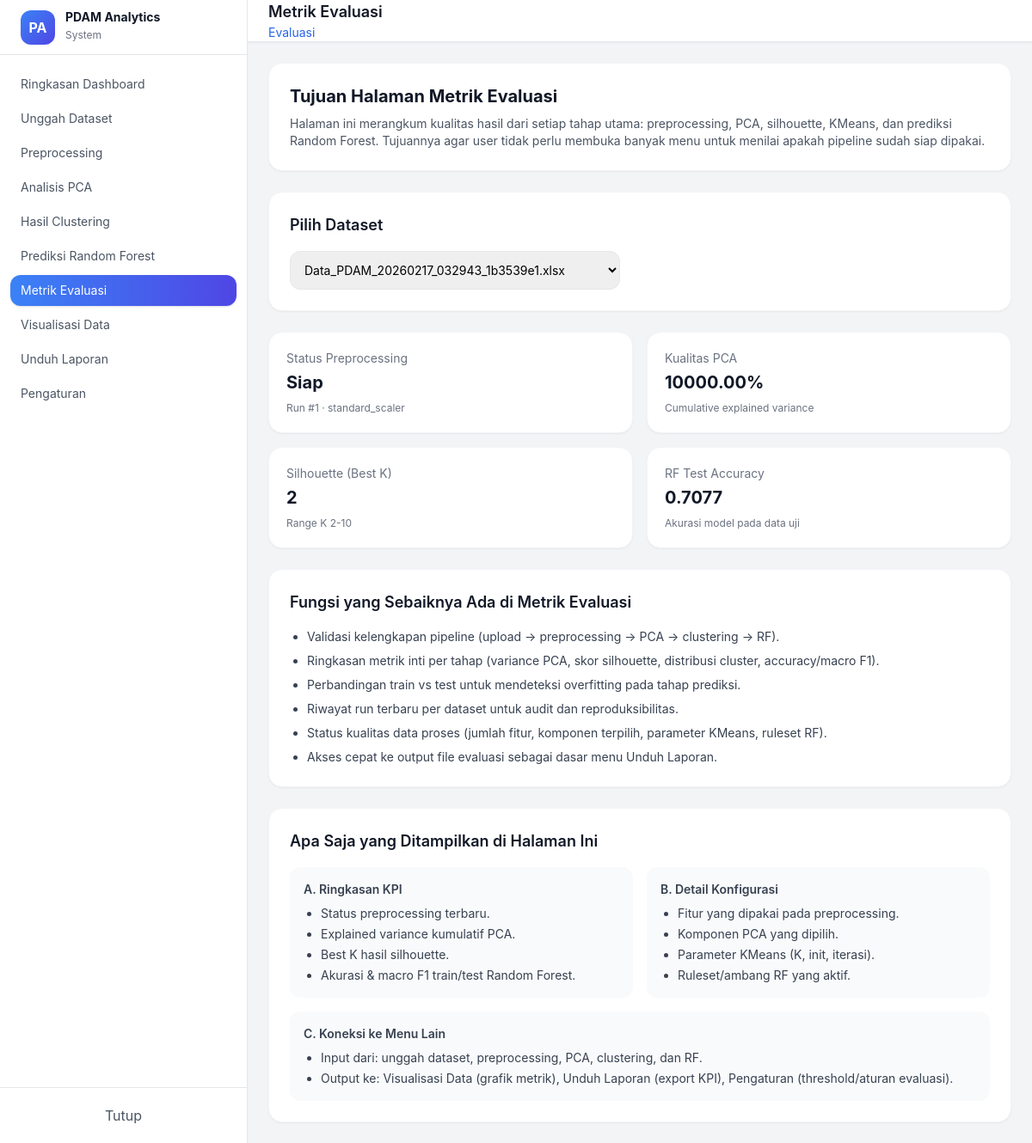
/evaluasi?dataset_id=1, run on the app's committed database.
### models/pipeline_models.py (models this page shows)
class PreprocessRun(db.Model):
    __tablename__ = "preprocess_runs"
    id = db.Column(db.Integer, primary_key=True)
    dataset_id = db.Column(db.Integer, db.ForeignKey("datasets.id"), nullable=False, index=True)
    method = db.Column(db.String(50), default="standard_scaler")
    feature_columns = db.Column(db.JSON, nullable=False)        # list kolom yg distandarisasi
    imputation_strategy = db.Column(db.String(50), nullable=True)
    scaler_params = db.Column(db.JSON, nullable=True)           # mean/scale (opsional)
    output_path = db.Column(db.String(500), nullable=True)      # path output excel
    created_at = db.Column(db.DateTime, default=datetime.utcnow)
    status = db.Column(db.String(20), default="success")        # success/failed
    error_message = db.Column(db.Text, nullable=True)
    pca_runs = db.relationship(
        "PCARun", backref="preprocess_run", lazy=True, cascade="all, delete-orphan"
    )

class PCARun(db.Model):
    __tablename__ = "pca_runs"
    id = db.Column(db.Integer, primary_key=True)
    preprocess_run_id = db.Column(db.Integer, db.ForeignKey("preprocess_runs.id"), nullable=False, index=True)
    method = db.Column(db.String(20), default="correlation")  # correlation/covariance
    n_components_total = db.Column(db.Integer, default=9)
    selected_components = db.Column(db.JSON, nullable=True)   # misal [1,2,3,4]
    eigenvalues = db.Column(db.JSON, nullable=True)
    explained_variance = db.Column(db.JSON, nullable=True)
    cumulative_variance = db.Column(db.JSON, nullable=True)
    output_path = db.Column(db.String(500), nullable=True)
    created_at = db.Column(db.DateTime, default=datetime.utcnow)
    status = db.Column(db.String(20), default="success")
    error_message = db.Column(db.Text, nullable=True)
    silhouette_runs = db.relationship(
        "SilhouetteRun", backref="pca_run", lazy=True, cascade="all, delete-orphan"
    )
    kmeans_runs = db.relationship(
        "KMeansRun", backref="pca_run", lazy=True, cascade="all, delete-orphan"
    )

class SilhouetteRun(db.Model):
    __tablename__ = "silhouette_runs"
    id = db.Column(db.Integer, primary_key=True)
    pca_run_id = db.Column(db.Integer, db.ForeignKey("pca_runs.id"), nullable=False, index=True)
    k_min = db.Column(db.Integer, default=2)
    k_max = db.Column(db.Integer, default=10)
    scores_by_k = db.Column(db.JSON, nullable=False)
    best_k = db.Column(db.Integer, nullable=True)
    created_at = db.Column(db.DateTime, default=datetime.utcnow)
    status = db.Column(db.String(20), default="success")
    error_message = db.Column(db.Text, nullable=True)

class RFEvaluation(db.Model):
    __tablename__ = "rf_evaluations"
    id = db.Column(db.Integer, primary_key=True)
    kmeans_run_id = db.Column(db.Integer, db.ForeignKey("kmeans_runs.id"), nullable=False, index=True)
    ruleset_id = db.Column(db.Integer, db.ForeignKey("rf_rulesets.id"), nullable=False, index=True)
    split_type = db.Column(db.String(10), nullable=False)   # train/test
    input_path = db.Column(db.String(500), nullable=False)
    classification_report = db.Column(db.JSON, nullable=False)
    accuracy = db.Column(db.Float, nullable=True)
    macro_f1 = db.Column(db.Float, nullable=True)
    output_path = db.Column(db.String(500), nullable=True)
    created_at = db.Column(db.DateTime, default=datetime.utcnow)
    status = db.Column(db.String(20), default="success")
    error_message = db.Column(db.Text, nullable=True)

### app.py (the view)
@app.route("/evaluasi")
def evaluasi():
    datasets = Dataset.query.order_by(Dataset.uploaded_at.desc()).all()
    selected_dataset_id = request.args.get("dataset_id", type=int)
    selected_dataset = None
    preprocess_run = None
    pca_run = None
    silhouette_run = None
    kmeans_run = None
    rf_eval_train = None
    rf_eval_test = None
    if selected_dataset_id:
        selected_dataset = Dataset.query.get(selected_dataset_id)
        preprocess_run = (
            PreprocessRun.query
            .filter_by(dataset_id=selected_dataset_id, status="success")
            .order_by(PreprocessRun.created_at.desc())
            .first()
        )
        if preprocess_run:
            pca_run = (
                PCARun.query
                .filter_by(preprocess_run_id=preprocess_run.id, status="success")
                .order_by(PCARun.created_at.desc())
                .first()
            )
        if pca_run:
            silhouette_run = (
                SilhouetteRun.query
                .filter_by(pca_run_id=pca_run.id, status="success")
                .order_by(SilhouetteRun.created_at.desc())
                .first()
            )
            kmeans_run = (
                KMeansRun.query
                .filter_by(pca_run_id=pca_run.id, status="success")
                .order_by(KMeansRun.created_at.desc())
                .first()
            )
        if kmeans_run:
            rf_eval_train = (
                RFEvaluation.query
                .filter_by(kmeans_run_id=kmeans_run.id, split_type="train", status="success")
                .order_by(RFEvaluation.created_at.desc())
                .first()
            )
            rf_eval_test = (
                RFEvaluation.query
                .filter_by(kmeans_run_id=kmeans_run.id, split_type="test", status="success")
                .order_by(RFEvaluation.created_at.desc())
                .first()
            )
    return render_template(
        "pages/evaluasi.html",
        datasets=datasets,
        selected_dataset_id=selected_dataset_id,
        selected_dataset=selected_dataset,
        preprocess_run=preprocess_run,
        pca_run=pca_run,
        silhouette_run=silhouette_run,
        kmeans_run=kmeans_run,
        rf_eval_train=rf_eval_train,
        rf_eval_test=rf_eval_test,
    )

### templates/pages/evaluasi.html (shortened to what this page needs)
{% extends "layouts.html" %}
{% block content %}
<div class="space-y-6">
  <div class="bg-white rounded-2xl shadow-sm border border-gray-100 p-6">
    <h2 class="text-xl font-bold text-gray-900 mb-2">Tujuan Halaman Metrik Evaluasi</h2>
    <p class="text-sm text-gray-600">
      Halaman ini merangkum kualitas hasil dari setiap tahap utama: preprocessing, PCA,
      silhouette, KMeans, dan prediksi Random Forest. Tujuannya agar user tidak perlu
      membuka banyak menu untuk menilai apakah pipeline sudah siap dipakai.
    </p>
  </div>
  <div class="bg-white rounded-2xl shadow-sm border border-gray-100 p-6">
    <h3 class="text-lg font-semibold text-gray-900 mb-4">Pilih Dataset</h3>
    <select name="dataset_id"
            class="w-full md:w-96 border rounded-xl p-3 text-sm"
            onchange="window.location='{{ url_for('evaluasi') }}?dataset_id=' + this.value;">
      {% for d in datasets %}
      <option value="{{ d.id }}" {% if selected_dataset_id == d.id %}selected{% endif %}>
        {{ d.filename }}
      </option>
      {% endfor %}
    </select>
  </div>
  <div class="grid grid-cols-1 md:grid-cols-2 xl:grid-cols-4 gap-4">
    <div class="bg-white rounded-2xl shadow-sm border border-gray-100 p-5">
      <p class="text-sm text-gray-500">Status Preprocessing</p>
      <p class="text-xl font-bold text-gray-900 mt-1">{{ 'Siap' if preprocess_run else 'Belum ada' }}</p>
      {% if preprocess_run %}<p class="text-xs text-gray-500 mt-2">Run #{{ preprocess_run.id }} · {{ preprocess_run.method }}</p>{% endif %}
    </div>
    <div class="bg-white rounded-2xl shadow-sm border border-gray-100 p-5">
      <p class="text-sm text-gray-500">Kualitas PCA</p>
      <p class="text-xl font-bold text-gray-900 mt-1">
        {% if pca_run and pca_run.cumulative_variance %}
          {{ '%.2f'|format((pca_run.cumulative_variance[-1] or 0) * 100) }}%
        {% else %}
          -
        {% endif %}
      </p>
      <p class="text-xs text-gray-500 mt-2">Cumulative explained variance</p>
    </div>
    <div class="bg-white rounded-2xl shadow-sm border border-gray-100 p-5">
      <p class="text-sm text-gray-500">Silhouette (Best K)</p>
      <p class="text-xl font-bold text-gray-900 mt-1">{{ silhouette_run.best_k if silhouette_run else '-' }}</p>
      {% if silhouette_run %}<p class="text-xs text-gray-500 mt-2">Range K {{ silhouette_run.k_min }}-{{ silhouette_run.k_max }}</p>{% endif %}
    </div>
    <div class="bg-white rounded-2xl shadow-sm border border-gray-100 p-5">
      <p class="text-sm text-gray-500">RF Test Accuracy</p>
      <p class="text-xl font-bold text-gray-900 mt-1">
        {% if rf_eval_test and rf_eval_test.accuracy is not none %}{{ '%.4f'|format(rf_eval_test.accuracy) }}{% else %}-{% endif %}
      </p>
      <p class="text-xs text-gray-500 mt-2">Akurasi model pada data uji</p>
    </div>
  </div>
  <div class="bg-white rounded-2xl shadow-sm border border-gray-100 p-6">
    <h3 class="text-lg font-semibold text-gray-900 mb-4">Fungsi yang Sebaiknya Ada di Metrik Evaluasi</h3>
    <ul class="list-disc pl-5 text-sm text-gray-700 space-y-2">
      <li>Validasi kelengkapan pipeline (upload → preprocessing → PCA → clustering → RF).</li>
      <li>Ringkasan metrik inti per tahap (variance PCA, skor silhouette, distribusi cluster, accuracy/macro F1).</li>
      <li>Perbandingan train vs test untuk mendeteksi overfitting pada tahap prediksi.</li>
      <li>Riwayat run terbaru per dataset untuk audit dan reproduksibilitas.</li>
      <li>Status kualitas data proses (jumlah fitur, komponen terpilih, parameter KMeans, ruleset RF).</li>
      <li>Akses cepat ke output file evaluasi sebagai dasar menu Unduh Laporan.</li>
    </ul>
  </div>
  <div class="bg-white rounded-2xl shadow-sm border border-gray-100 p-6">
    <h3 class="text-lg font-semibold text-gray-900 mb-4">Apa Saja yang Ditampilkan di Halaman Ini</h3>
    <div class="grid grid-cols-1 md:grid-cols-2 gap-4 text-sm text-gray-700">
      <div class="p-4 rounded-xl bg-gray-50">
        <p class="font-semibold mb-2">A. Ringkasan KPI</p>
        <ul class="list-disc pl-5 space-y-1">
          <li>Status preprocessing terbaru.</li>
          <li>Explained variance kumulatif PCA.</li>
          <li>Best K hasil silhouette.</li>
          <li>Akurasi & macro F1 train/test Random Forest.</li>
        </ul>
      </div>
      <div class="p-4 rounded-xl bg-gray-50">
        <p class="font-semibold mb-2">B. Detail Konfigurasi</p>
        <ul class="list-disc pl-5 space-y-1">
          <li>Fitur yang dipakai pada preprocessing.</li>
          <li>Komponen PCA yang dipilih.</li>
          <li>Parameter KMeans (K, init, iterasi).</li>
          <li>Ruleset/ambang RF yang aktif.</li>
        </ul>
      </div>
      <div class="p-4 rounded-xl bg-gray-50 md:col-span-2">
        <p class="font-semibold mb-2">C. Koneksi ke Menu Lain</p>
        <ul class="list-disc pl-5 space-y-1">
          <li>Input dari: unggah dataset, preprocessing, PCA, clustering, dan RF.</li>
          <li>Output ke: Visualisasi Data (grafik metrik), Unduh Laporan (export KPI), Pengaturan (threshold/aturan evaluasi).</li>
        </ul>
      </div>
    </div>
  </div>
</div>
{% endblock %}

### templates/layouts.html (style rules this page uses)
body { font-family: 'Inter', sans-serif; }

### data on the page
PreprocessRun: id "1", method "standard_scaler"
PCARun: (pca_run.cumulative_variance[-1]or0)*100 "10000.00"
SilhouetteRun: best_k "2", k_min "2", k_max "10"
RFEvaluation: accuracy "0.7077"

### other printed values
{{ page_title }} "Metrik Evaluasi"
{{ breadcrumb }} "Evaluasi"
{{ 'Siap' if preprocess_run else 'Belum ada' }} "Siap"
form field dataset_id "Data_PDAM_20260217_032943_1b3539e1.xlsx"
